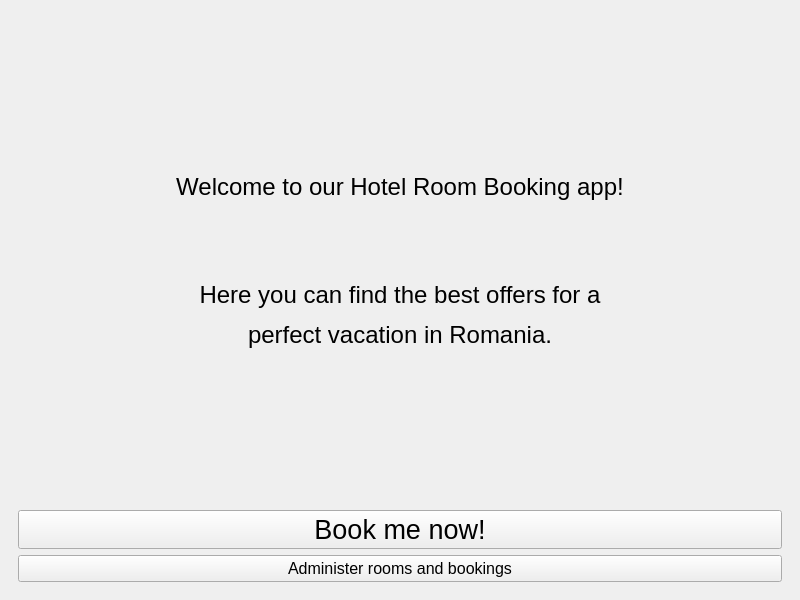
<?xml version="1.0" encoding="UTF-8"?>
<ui version="4.0">
 <class>main_window</class>
 <widget class="QMainWindow" name="main_window">
  <property name="geometry">
   <rect>
    <x>0</x>
    <y>0</y>
    <width>800</width>
    <height>600</height>
   </rect>
  </property>
  <property name="windowTitle">
   <string>Hotel Bookings</string>
  </property>
  <widget class="QWidget" name="central_widget">
   <layout class="QGridLayout" name="gridLayout">
    <item row="1" column="0">
     <widget class="QStackedWidget" name="stacked_widget">
      <property name="font">
       <font>
        <pointsize>12</pointsize>
       </font>
      </property>
      <widget class="QWidget" name="welcome_page">
       <property name="font">
        <font>
         <pointsize>18</pointsize>
        </font>
       </property>
       <layout class="QGridLayout" name="gridLayout_2">
        <item row="0" column="0">
         <widget class="QLabel" name="welcome_label">
          <property name="font">
           <font>
            <pointsize>18</pointsize>
           </font>
          </property>
          <property name="styleSheet">
           <string notr="true">border-image: url(:/Front/Images/Beach.png) 0 0 0 0 stretch stretch;</string>
          </property>
          <property name="text">
           <string>&lt;html&gt;&lt;head/&gt;&lt;body&gt;&lt;p align=&quot;center&quot;&gt;&lt;span style=&quot; font-size:18pt;&quot;&gt;Welcome to our Hotel Room Booking app!&lt;/span&gt;&lt;/p&gt;&lt;p align=&quot;center&quot;&gt;&lt;br/&gt;&lt;/p&gt;&lt;p align=&quot;center&quot;&gt;&lt;span style=&quot; font-size:18pt;&quot;&gt;Here you can find the best offers for a&lt;/span&gt;&lt;/p&gt;&lt;p align=&quot;center&quot;&gt;&lt;span style=&quot; font-size:18pt;&quot;&gt;perfect vacation in Romania.&lt;/span&gt;&lt;/p&gt;&lt;/body&gt;&lt;/html&gt;</string>
          </property>
          <property name="scaledContents">
           <bool>true</bool>
          </property>
         </widget>
        </item>
        <item row="1" column="0">
         <widget class="QPushButton" name="book_button">
          <property name="font">
           <font>
            <pointsize>20</pointsize>
           </font>
          </property>
          <property name="text">
           <string>Book me now!</string>
          </property>
         </widget>
        </item>
        <item row="2" column="0">
         <widget class="QPushButton" name="admin_button">
          <property name="font">
           <font>
            <pointsize>12</pointsize>
           </font>
          </property>
          <property name="text">
           <string>Administer rooms and bookings</string>
          </property>
         </widget>
        </item>
       </layout>
      </widget>
      <widget class="QWidget" name="book_page">
       <layout class="QGridLayout" name="gridLayout_3">
        <item row="15" column="1">
         <widget class="QCheckBox" name="checkBox_2">
          <property name="text">
           <string>CheckBox</string>
          </property>
         </widget>
        </item>
        <item row="16" column="1">
         <widget class="QCheckBox" name="checkBox_5">
          <property name="text">
           <string>CheckBox</string>
          </property>
         </widget>
        </item>
        <item row="3" column="1">
         <widget class="QLabel" name="check_out_label">
          <property name="text">
           <string>Check-out</string>
          </property>
         </widget>
        </item>
        <item row="11" column="1">
         <widget class="QComboBox" name="comboBox"/>
        </item>
        <item row="6" column="1">
         <widget class="QLabel" name="adult_label">
          <property name="text">
           <string>Adults</string>
          </property>
         </widget>
        </item>
        <item row="0" column="0">
         <widget class="QLabel" name="city_label">
          <property name="text">
           <string>Where are you planning to go?</string>
          </property>
         </widget>
        </item>
        <item row="15" column="2">
         <widget class="QCheckBox" name="checkBox_3">
          <property name="text">
           <string>CheckBox</string>
          </property>
         </widget>
        </item>
        <item row="6" column="0">
         <widget class="QLabel" name="rooms_label">
          <property name="text">
           <string>Rooms</string>
          </property>
         </widget>
        </item>
        <item row="8" column="0">
         <widget class="Line" name="line_7">
          <property name="orientation">
           <enum>Qt::Horizontal</enum>
          </property>
         </widget>
        </item>
        <item row="7" column="2">
         <widget class="QComboBox" name="children_combo_box"/>
        </item>
        <item row="3" column="0">
         <widget class="QLabel" name="check_in_label">
          <property name="text">
           <string>Check-in</string>
          </property>
         </widget>
        </item>
        <item row="2" column="1">
         <widget class="Line" name="line_5">
          <property name="orientation">
           <enum>Qt::Horizontal</enum>
          </property>
         </widget>
        </item>
        <item row="2" column="2">
         <widget class="Line" name="line_6">
          <property name="orientation">
           <enum>Qt::Horizontal</enum>
          </property>
         </widget>
        </item>
        <item row="11" column="0">
         <widget class="QLabel" name="label">
          <property name="text">
           <string>TextLabel</string>
          </property>
         </widget>
        </item>
        <item row="4" column="1">
         <widget class="QDateEdit" name="check_out_date_edit"/>
        </item>
        <item row="4" column="0">
         <widget class="QDateEdit" name="check_in_date_edit"/>
        </item>
        <item row="13" column="0">
         <widget class="Line" name="line_10">
          <property name="orientation">
           <enum>Qt::Horizontal</enum>
          </property>
         </widget>
        </item>
        <item row="2" column="0">
         <widget class="Line" name="line_4">
          <property name="orientation">
           <enum>Qt::Horizontal</enum>
          </property>
         </widget>
        </item>
        <item row="14" column="0">
         <widget class="QLabel" name="label_3">
          <property name="text">
           <string>TextLabel</string>
          </property>
         </widget>
        </item>
        <item row="5" column="2">
         <widget class="Line" name="line_3">
          <property name="orientation">
           <enum>Qt::Horizontal</enum>
          </property>
         </widget>
        </item>
        <item row="5" column="0">
         <widget class="Line" name="line">
          <property name="orientation">
           <enum>Qt::Horizontal</enum>
          </property>
         </widget>
        </item>
        <item row="5" column="1">
         <widget class="Line" name="line_2">
          <property name="orientation">
           <enum>Qt::Horizontal</enum>
          </property>
         </widget>
        </item>
        <item row="6" column="2">
         <widget class="QLabel" name="children_label">
          <property name="text">
           <string>Children</string>
          </property>
         </widget>
        </item>
        <item row="13" column="1">
         <widget class="Line" name="line_11">
          <property name="orientation">
           <enum>Qt::Horizontal</enum>
          </property>
         </widget>
        </item>
        <item row="4" column="2">
         <widget class="QLabel" name="days_label">
          <property name="text">
           <string>Days</string>
          </property>
         </widget>
        </item>
        <item row="16" column="0">
         <widget class="QCheckBox" name="checkBox_4">
          <property name="text">
           <string>CheckBox</string>
          </property>
         </widget>
        </item>
        <item row="13" column="2">
         <widget class="Line" name="line_12">
          <property name="orientation">
           <enum>Qt::Horizontal</enum>
          </property>
         </widget>
        </item>
        <item row="16" column="2">
         <widget class="QCheckBox" name="checkBox_6">
          <property name="text">
           <string>CheckBox</string>
          </property>
         </widget>
        </item>
        <item row="8" column="2">
         <widget class="Line" name="line_9">
          <property name="orientation">
           <enum>Qt::Horizontal</enum>
          </property>
         </widget>
        </item>
        <item row="1" column="0">
         <widget class="QComboBox" name="city_combo_box">
          <property name="placeholderText">
           <string>e.g. Iasi</string>
          </property>
         </widget>
        </item>
        <item row="7" column="0">
         <widget class="QComboBox" name="rooms_combo_box"/>
        </item>
        <item row="8" column="1">
         <widget class="Line" name="line_8">
          <property name="orientation">
           <enum>Qt::Horizontal</enum>
          </property>
         </widget>
        </item>
        <item row="15" column="0">
         <widget class="QCheckBox" name="checkBox">
          <property name="text">
           <string>CheckBox</string>
          </property>
         </widget>
        </item>
        <item row="7" column="1">
         <widget class="QComboBox" name="adults_combo_box"/>
        </item>
        <item row="17" column="0">
         <widget class="QCheckBox" name="checkBox_7">
          <property name="text">
           <string>CheckBox</string>
          </property>
         </widget>
        </item>
        <item row="17" column="1">
         <widget class="QCheckBox" name="checkBox_8">
          <property name="text">
           <string>CheckBox</string>
          </property>
         </widget>
        </item>
       </layout>
      </widget>
      <widget class="QWidget" name="offers_page"/>
      <widget class="QWidget" name="successful_page"/>
      <widget class="QWidget" name="admin_page"/>
     </widget>
    </item>
   </layout>
  </widget>
 </widget>
 <resources>
  <include location="../resources.qrc"/>
 </resources>
 <connections/>
</ui>
